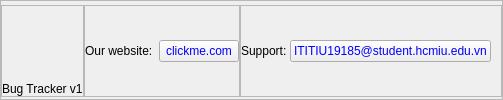
       <widget class="QFrame" name="footer_frame">
        <property name="frameShape">
         <enum>QFrame::StyledPanel</enum>
        </property>
        <property name="frameShadow">
         <enum>QFrame::Raised</enum>
        </property>
        <layout class="QHBoxLayout" name="horizontalLayout_3">
         <property name="spacing">
          <number>0</number>
         </property>
         <property name="leftMargin">
          <number>0</number>
         </property>
         <property name="topMargin">
          <number>4</number>
         </property>
         <property name="rightMargin">
          <number>0</number>
         </property>
         <property name="bottomMargin">
          <number>2</number>
         </property>
         <item>
          <widget class="QFrame" name="frame_8">
           <property name="frameShape">
            <enum>QFrame::StyledPanel</enum>
           </property>
           <property name="frameShadow">
            <enum>QFrame::Raised</enum>
           </property>
           <layout class="QVBoxLayout" name="verticalLayout_3">
            <property name="spacing">
             <number>0</number>
            </property>
            <property name="leftMargin">
             <number>0</number>
            </property>
            <property name="topMargin">
             <number>0</number>
            </property>
            <property name="rightMargin">
             <number>0</number>
            </property>
            <property name="bottomMargin">
             <number>0</number>
            </property>
            <item alignment="Qt::AlignBottom">
             <widget class="QLabel" name="label">
              <property name="text">
               <string>Bug Tracker v1</string>
              </property>
             </widget>
            </item>
           </layout>
          </widget>
         </item>
         <item>
          <widget class="QFrame" name="frame_7">
           <property name="frameShape">
            <enum>QFrame::StyledPanel</enum>
           </property>
           <property name="frameShadow">
            <enum>QFrame::Raised</enum>
           </property>
           <layout class="QHBoxLayout" name="horizontalLayout_4">
            <property name="spacing">
             <number>0</number>
            </property>
            <property name="leftMargin">
             <number>0</number>
            </property>
            <property name="topMargin">
             <number>0</number>
            </property>
            <property name="rightMargin">
             <number>0</number>
            </property>
            <property name="bottomMargin">
             <number>0</number>
            </property>
            <item alignment="Qt::AlignRight">
             <widget class="QLabel" name="label_2">
              <property name="text">
               <string>Our website:  </string>
              </property>
             </widget>
            </item>
            <item alignment="Qt::AlignLeft">
             <widget class="QPushButton" name="website_button">
              <property name="styleSheet">
               <string notr="true">color:blue;</string>
              </property>
              <property name="text">
               <string>clickme.com</string>
              </property>
             </widget>
            </item>
           </layout>
          </widget>
         </item>
         <item>
          <widget class="QFrame" name="frame_9">
           <property name="frameShape">
            <enum>QFrame::StyledPanel</enum>
           </property>
           <property name="frameShadow">
            <enum>QFrame::Raised</enum>
           </property>
           <layout class="QHBoxLayout" name="horizontalLayout_11">
            <property name="spacing">
             <number>0</number>
            </property>
            <property name="leftMargin">
             <number>0</number>
            </property>
            <property name="topMargin">
             <number>0</number>
            </property>
            <property name="rightMargin">
             <number>10</number>
            </property>
            <property name="bottomMargin">
             <number>0</number>
            </property>
            <item alignment="Qt::AlignRight">
             <widget class="QLabel" name="label_3">
              <property name="text">
               <string>Support: </string>
              </property>
             </widget>
            </item>
            <item>
             <widget class="QPushButton" name="email_button">
              <property name="styleSheet">
               <string notr="true">color:blue;</string>
              </property>
              <property name="text">
               <string>ITITIU19185@student.hcmiu.edu.vn</string>
              </property>
             </widget>
            </item>
           </layout>
          </widget>
         </item>
        </layout>
       </widget>
